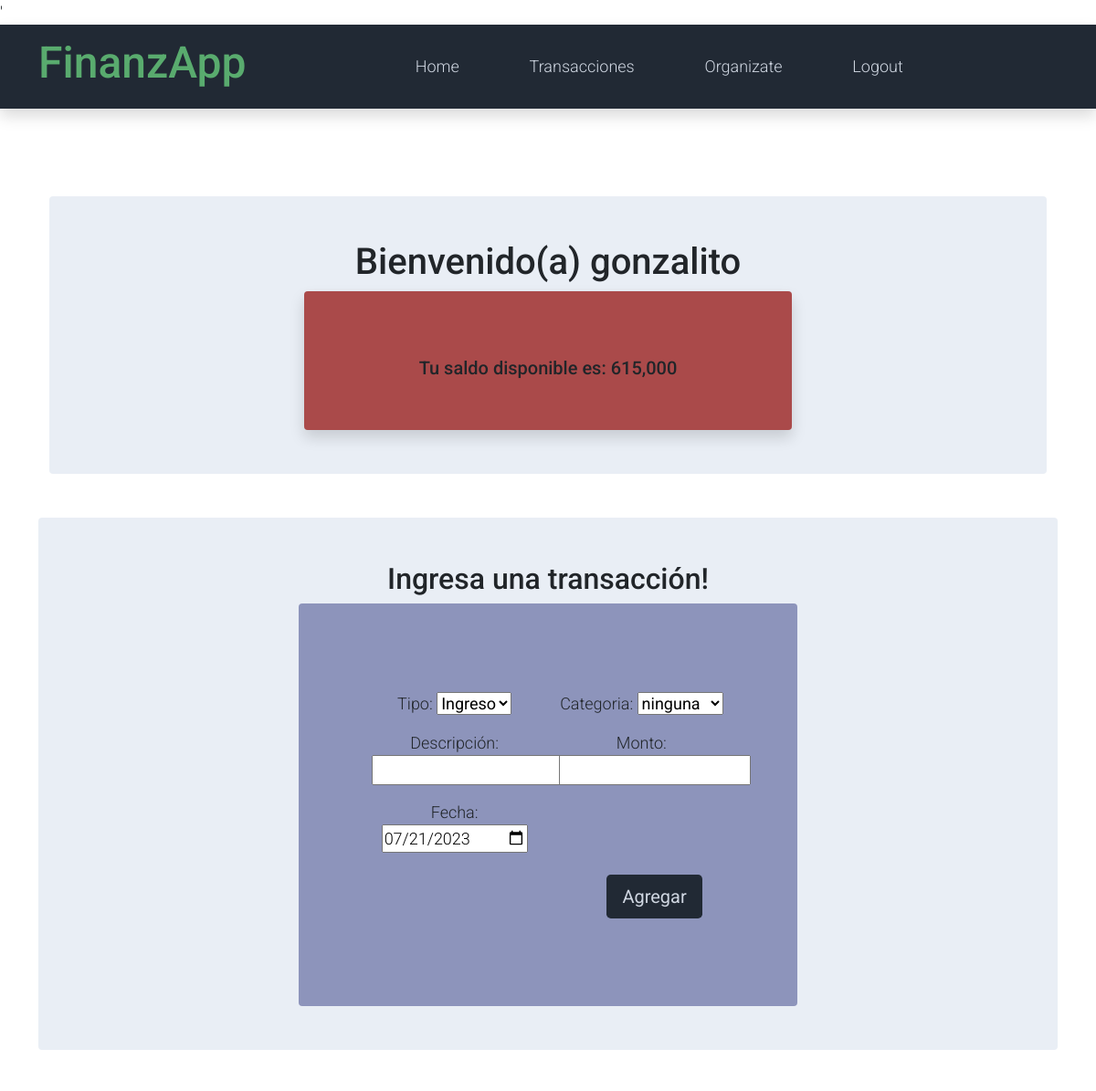
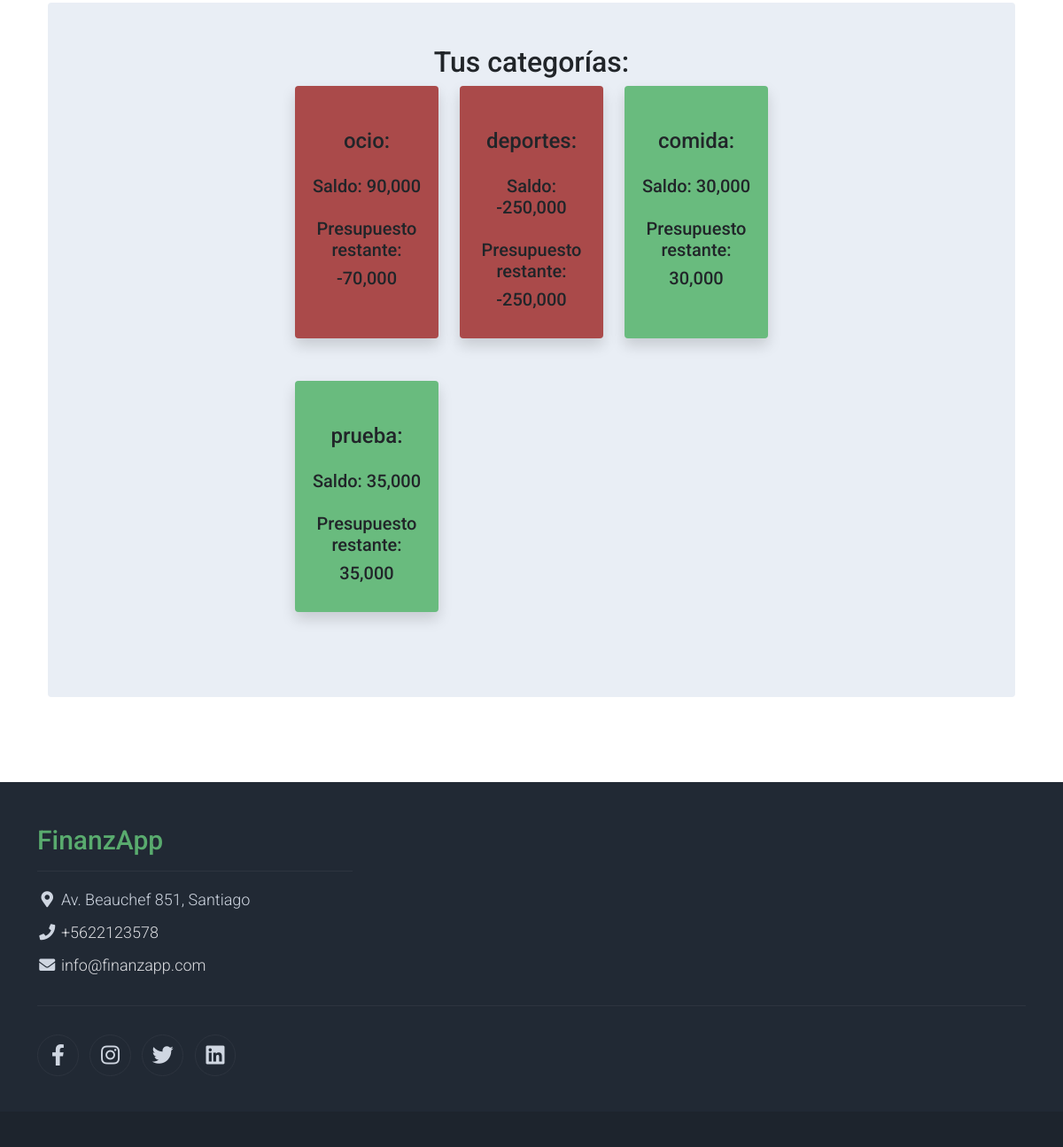
/ (signed in), run on the app's committed database (2 pictures, top to bottom).
### finanzapp/models.py (models this page shows)
class User(AbstractUser):
    display_name = models.CharField(max_length=100, blank=True)
    total = models.FloatField(default=0)
    budget = models.FloatField(blank=True, null=True)

class Category(models.Model):
    name = models.CharField(max_length=100)
    budget = models.FloatField(blank=True)
    user = models.ForeignKey(User, on_delete=models.CASCADE, related_name="categories", null=True)

### finanzapp/views.py (the view, shortened to what this page needs)
# urls.py: path('', index, name='index'),
def index(request):
    if request.method == 'GET':
        if request.user.is_authenticated:
            user_id= request.user.id
            saldo, budget = saldo_disponible(request.user)
            categories = Category.objects.filter(user=user_id)
            budgets = []
            for cat in categories:
                budgets.append(saldo_categoría(user_id, cat))
            context = {'saldo': saldo, 'budget': budget,'categories': categories, 'today': timezone.now().strftime("%Y-%m-%d"), 'budgets': budgets}
            return render(request, 'index.html', context)
        else:
            return redirect('login')

### finanzapp/views.py (called while the page is built)
def saldo_disponible(user):
    user_id = user.id
    depositos = Transaction.objects.filter(user_id=user_id, type='deposit').aggregate(Sum('amount'))['amount__sum'] or 0
    gastos = Transaction.objects.filter(user_id=user_id, type='spend').aggregate(Sum('amount'))['amount__sum'] or 0
    saldo = depositos - gastos
    budget = user.budget - gastos
    return saldo, budget

def saldo_categoría(user_id, cat):
    budget = cat.budget
    gastos = Transaction.objects.filter(user_id=user_id, type='spend', category=cat).aggregate(Sum('amount'))['amount__sum'] or 0
    ingresos = Transaction.objects.filter(user_id=user_id, type='deposit', category=cat).aggregate(Sum('amount'))['amount__sum'] or 0
    saldo = budget - gastos
    total = ingresos + budget - gastos
    return {'name': cat.name, 'amount': saldo, 'valid': (saldo >= 0), 'total': total}

### finanzapp/templates/index.html (shortened to what this page needs)
{% extends 'base.html' %}
{% load humanize %}
{% block content %}
<section class="container py-5 rounded">
    <section class="container py-5 rounded">
        <div class="container-fluid bg-light py-5 rounded">
            <div class="col-md-6 m-auto text-center">
                <h1>Bienvenido(a) {{ user.display_name }}</h1>
            </div>
            <div class="col-md-6 m-auto text-center">
                {% if budget >= 0 %}
                    <div class="h-100 py-5 shadow rounded" style="background-color: #69bb7e;">
                            <h2 class="h5 mt-4 text-center">Tu saldo disponible es: {{ saldo|floatformat:0|intcomma }}</h2>
                    </div>
                {% else %}
                    <div class="h-100 py-5 shadow rounded" style="background-color: #aa4a4a;">
                        <h2 class="h5 mt-4 text-center">Tu saldo disponible es: {{ saldo|floatformat:0|intcomma }}</h2>
                    </div>
                {% endif %}
            </div>
        </div>
    </section>
    <div class="container-fluid bg-light py-5 rounded">
        <div class="col-md-6 m-auto text-center">
            <h2>Ingresa una transacción!</h2>
        <div class="container py-5 rounded" style="background-color: #8d94bb;">
                <div class="row py-5">
                    <form method="post" class="col-md-9 m-auto">
                        <div class="row">
                            <div class="form-group col-md-6 mb-3">
                                <label for="type">Tipo:</label>
                                <select name="type" id="type">
                                    <option value="deposit">Ingreso</option>
                                </select><br>
                            </div>
                            {% if categories.count %}
                            <div class="form-group col-md-6 mb-3">
                                <label for="category">Categoria:</label>
                                <select name="category" id="category">
                                    {% for cat in categories %}
                                        <option value="{{ cat.name }}">{{ cat.name }}</option>
                                    {% endfor %}
                                </select><br>
                            </div>
                            {% endif %}
                            <div class="form-group col-md-6 mb-3">
                                <label for="description">Descripción:</label>
                                <input type="text" name="description" required><br>
                            </div>
                            <div class="form-group col-md-6 mb-3">
                                <label for="amount">Monto:</label>
                                <input type="number" name="amount" required><br>
                            </div>
                            <div class="form-group col-md-6 mb-3">
                                <label for="date">Fecha:</label>
                                <input type="date" name="date" value="{{ today }}" required><br>
                            </div>
                            <div class="row">
                                <div class="col text-end mt-2">
                                    <button type="submit" class="btn bg-dark btn-lg px-3 text-light">Agregar</button>
                                </div>
                            </div>
                        </div>
                    </form>
                </div>
            </div>
        </div>
    </div>
    <section class="container py-5 rounded">
        <div class="container-fluid bg-light py-5 rounded">
            <div class="col-md-6 m-auto text-center">
                <h2>Tus categorías:</h2>
                <div class="row">
                    {% for budget in budgets %}
                        {% if budget.name != "ninguna" %}
                            <div class="col-md-6 col-lg-4 pb-5">
                                {% if budget.valid %}
                                    <div class="h-100 py-4 px-3 shadow rounded" style="background-color: #69bb7e;">
                                            <h2 class="h4 mt-4 text-center">{{budget.name}}:</h3>
                                            <h4 class="h5 mt-4 text-center">Saldo: {{budget.total|floatformat:0|intcomma}}</h4>
                                            <h4 class="h5 mt-4 text-center">Presupuesto restante:</h4>
                                            <h4 class="h5 text-center">{{budget.amount|floatformat:0|intcomma}}</h4>
                                    </div>
                                {% else %}
                                    <div class="h-100 py-4 px-3 shadow rounded" style="background-color: #aa4a4a;">
                                            <h2 class="h4 mt-4 text-center">{{budget.name}}:</h2>
                                            <h4 class="h5 mt-4 text-center">Saldo: {{budget.total|floatformat:0|intcomma}}</h4>
                                            <h4 class="h5 mt-4 text-center">Presupuesto restante:</h4>
                                            <h4 class="h5  text-center">{{budget.amount|floatformat:0|intcomma}}</h4>
                                    </div>
                                {% endif %}
                            </div>
                        {% endif %}
                    {% endfor %}
                </div>
            </div>
        </div>
    </section>
</section>
{% endblock %}

### finanzapp_proj/static/css/templatemo.css (style rules this page uses)
body, ul, li, p, a, label, input, div { font-family: 'Roboto', sans-serif; font-size: 18px !important; font-weight: 300 !important; }
.text-light { color: #cfd6e1 !important; }
.bg-dark { background-color: #212934 !important; }
.bg-light { background-color: #e9eef5 !important; }

### data on the page
User: display_name "gonzalito"
Category: name "ocio"
Category: name "deportes"
Category: name "comida"
Category: name "prueba"

### other printed values
{{ saldo|floatformat:0|intcomma }} "615,000"
{{ budget.total|floatformat:0|intcomma }} "90,000" "-250,000"
{{ budget.amount|floatformat:0|intcomma }} "-70,000" "-250,000"
{{ budget.total|floatformat:0|intcomma }} "30,000" "35,000"
{{ budget.amount|floatformat:0|intcomma }} "30,000" "35,000"
form field category "ninguna"
